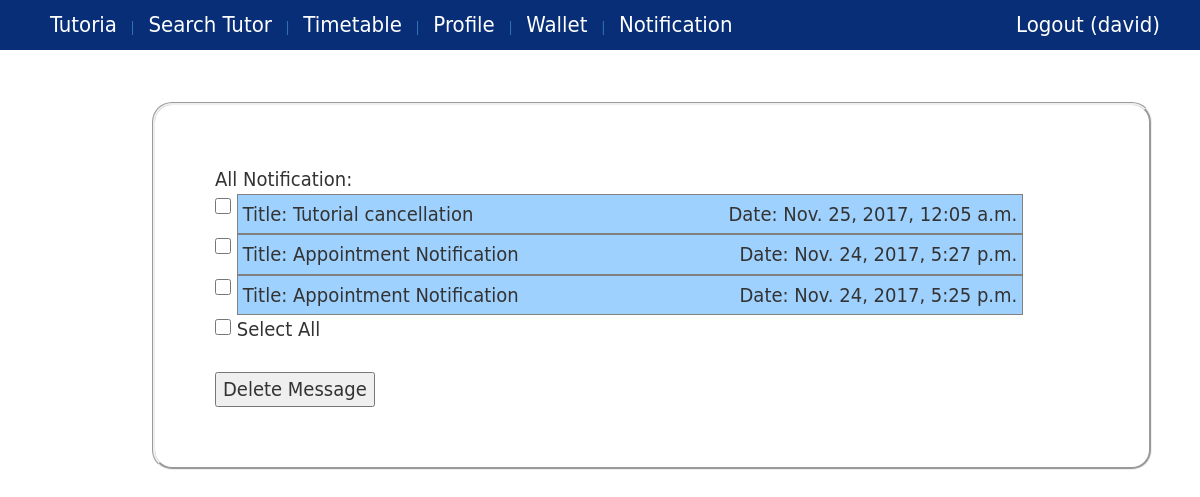
Before: /notification/ (signed in) with the older database file.
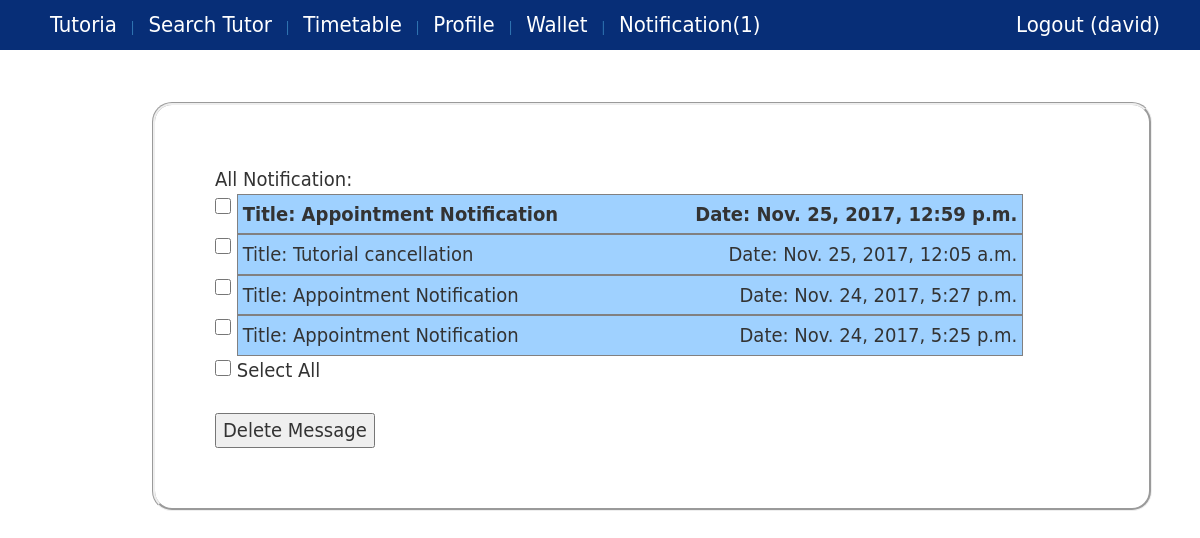
After: the same page with the newer database file.
### core/models.py (models this page shows, shortened)
class Notification(models.Model):
    profile = models.ForeignKey(Profile, on_delete=models.CASCADE)
    title = models.CharField(max_length=100)
    message = models.CharField(max_length=1000)
    date = models.DateTimeField()
    checked = models.BooleanField(default=False)

class Profile(models.Model):
    user = models.OneToOneField(User, on_delete=models.CASCADE)
    phone = models.CharField(max_length=20)
    user_type =  models.ForeignKey(UserType)
    image = models.ImageField(upload_to='profile_image',blank=True)
    wallet = models.OneToOneField(Wallet)
    @property
    def hasNotification(self):
        return len(Notification.objects.filter(profile=self,checked=False))>0
    @property
    def getNotificationNum(self):
        return len(Notification.objects.filter(profile=self,checked=False))

### core/views.py (the view)
# urls.py: url(r'^notification/$', views.notification, name='view_notification'),
def notification(request):
    if request.user.username =="admin":
        request.session['title'] = "Restricted Access"
        request.session['message'] = "You are logged-in as admin."
        return HttpResponseRedirect(reverse('message'))
    if request.POST:
        msg=""
        context={}
        if 'message_id' in request.POST:
            IDs = request.POST.getlist('message_id')
        if len(IDs)==0:
            notif_list = Notification.objects.filter(profile=request.user.profile).order_by('-date')
            context={'list':notif_list,'msg': "No item is selected."}
            return render(request, 'notification.html', context)
        for each in IDs:
            try:
                s = Notification.objects.get(pk=each)
            except:
                notif_list = Notification.objects.filter(profile=request.user.profile).order_by('-date')
                context={'list':notif_list,'msg': "Item is already deleted."}
                return render(request, 'notification.html', context)
            s.delete()
        msg+="{} notifications has been deleted.".format(len(IDs))
        context['msg']=msg
        notif_list = Notification.objects.filter(profile=request.user.profile).order_by('-date')
        context['list']=notif_list
        return render(request, 'notification.html', context)
    else:
        notif_list = Notification.objects.filter(profile=request.user.profile).order_by('-date')
        context={'list':notif_list}
        return render(request, 'notification.html', context)

### core/templates/notification.html (shortened to what this page needs)
{% extends 'base.html' %}
{% block content %}
    {% if list %}
        All Notification:
        <form action="{% url 'view_notification' %}" method="post">
            {% for each in list %}
                <div id="msg_{{each.id}}" class="msg_wrapper">
                        <input type="checkbox" name="message_id" value="{{each.id}}" class="checkbox_group"/>
                        <div class="second_wrapper">
                            {% if not each.checked %}
                                <div id="title_{{each.id}}" style="font-weight: bold" class="title_group">
                                    <span>Title: {{each.title}}</span>
                                    <span class="pull-right">Date: {{each.date}}</span>
                                </div>
                            {% else %}
                                <div id="title_{{each.id}}" class="title_group">
                                    <span>Title: {{each.title}}</span>
                                    <span class="pull-right">Date: {{each.date}}</span>
                                </div>
                            {% endif %}
                        </div>
                </div>
            {% endfor %}
        <input type="checkbox" id="select_all" onclick="selectAll()" class="checkbox_group"/> Select All
        <br/><br/>
        <input type="submit" value="Delete Message" onclick="return confirmDeleteMessage()">
    </form>
    {% else %}
        <h2>No Notification yet.</h2>
    {% endif %}
{% endblock %}

### core/templates/base.html (shortened to what this page needs)
{% load static %}
<!DOCTYPE html>
<html>
<head>
    <link rel="stylesheet" href="{% static 'css/base.css' %}">
    <link rel="stylesheet" href="https://maxcdn.bootstrapcdn.com/bootstrap/3.3.7/css/bootstrap.min.css">
</head>
<body>
    <div id="wrapper">
        <header>
            <nav id="navigation">
                <ul>
                    <a href="{% url 'homepage' %}">
                        <li>Tutoria</li>
                    </a>
                    {% ifnotequal user.username "admin" %}
                        {% if user.is_authenticated %}
                            <a href="{% url 'search_tutor' %}">
                                | <li>Search Tutor</li>
                            </a>
                            <a href="{% url 'view_timetable' %}">
                                | <li>Timetable</li>
                            </a>
                            <a href="{% url 'edit_profile' %}">
                                | <li>Profile</li>
                            </a>
                            <a href="{% url 'view_wallet' %}">
                                | <li>Wallet</li>
                            </a>
                            <a href="{% url 'view_notification' %}">
                                {%if user.profile.hasNotification %}
                                    | <li>Notification({{user.profile.getNotificationNum}})</li>
                                {% else %}
                                    | <li>Notification</li>
                                {% endif %}
                            </a>
                            <a href="{% url 'logout' %}" id="logoutButton" class="pull-right">
                                <li>Logout ({{ user.username }}) </li>
                            </a>
                        {% endif %}
                    {% endifnotequal %}
                </ul>
            </nav>
        </header>
        <div id="main">
            <article>
                <section class="box">
                    {% block content %} {% endblock %}
        </div>
    </div>
</body>
</html>

Changed rows visible on the page:
added Notification: title "Appointment Notification", date "Nov. 25, 2017, 12:59 p.m."
Other visible differences:
{{ user.profile.getNotificationNum }}: (not shown) → "1"
text no longer shown: "Notification"
text now shown: "Notification( )"
